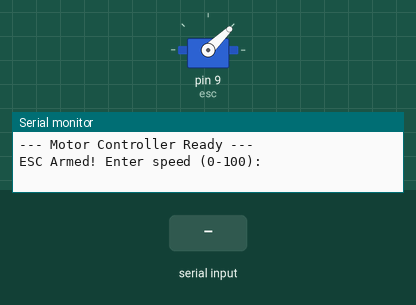
Bench run of a sketch on a simulated Arduino Uno, built with avr-gcc and run on an emulated ATmega328P. Parts: servo, the last lines printed to the serial monitor. Inputs (shaded band) come from the test bench.

Above: at 5.2 s.
5.3 s: "90,45\n" received over Serial
At 6.16 s:
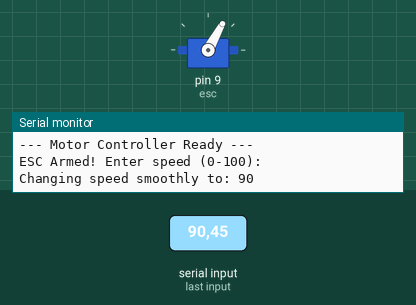
At 7.15 s:
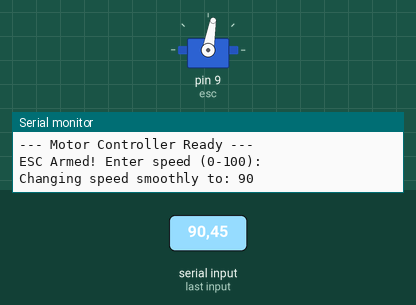
8.3 s: "30,150\n" received over Serial
At 9.87 s:
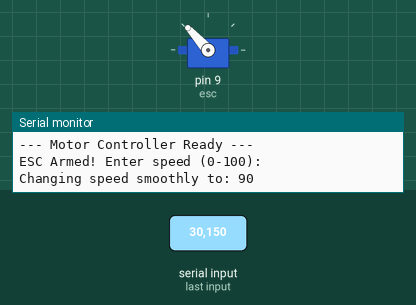
11.3 s: "5\n" received over Serial
Timing chart, 0 to 15.7 s (numbered marks = the images above; inputs shaded):
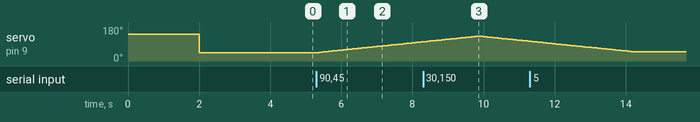

Measured:
- after the input at 5.3 s, servo on pin 9 (esc): moves from 44° to 102° over 3.0 s, starting at once

The sketch:

sketch_mar29a.ino
```cpp
#include <Servo.h>

Servo esc;
int currentPulseWidth = 1000; // last saved speed

void setup() {
  esc.attach(9);
  Serial.begin(9600);

  Serial.println("--- Motor Controller Ready ---");

  // Arming sequence
  esc.writeMicroseconds(2000);
  delay(2000);
  esc.writeMicroseconds(1000);
  delay(2000);

  Serial.println("ESC Armed! Enter speed (0-100):");
}

void loop() {
  if (Serial.available() > 0) {
    String input = Serial.readStringUntil('\n'); // read until Enter
    int speed = input.toInt();                   // convert to number

    if (input.length() > 0) {
      speed = constrain(speed, 0, 100);
      int targetPulseWidth = map(speed, 0, 100, 1000, 2000);

      if (speed == 0) {
        // 🚨 Sudden stop
        currentPulseWidth = 1000;
        esc.writeMicroseconds(currentPulseWidth);
        Serial.println("Motor STOPPED suddenly!");
      } else {
        Serial.print("Changing speed smoothly to: ");
        Serial.println(speed);
        setSpeedSmooth(targetPulseWidth); // smooth ramp for >0
      }
    }
  }

  // Keep sending last speed
  esc.writeMicroseconds(currentPulseWidth);
  delay(20);
}

// Smooth acceleration/deceleration function
void setSpeedSmooth(int targetPulse) {
  while (currentPulseWidth != targetPulse) {
    if (currentPulseWidth < targetPulse) currentPulseWidth++;
    else currentPulseWidth--;
    esc.writeMicroseconds(currentPulseWidth);
    delay(5); // controls smoothness
  }
}
```
